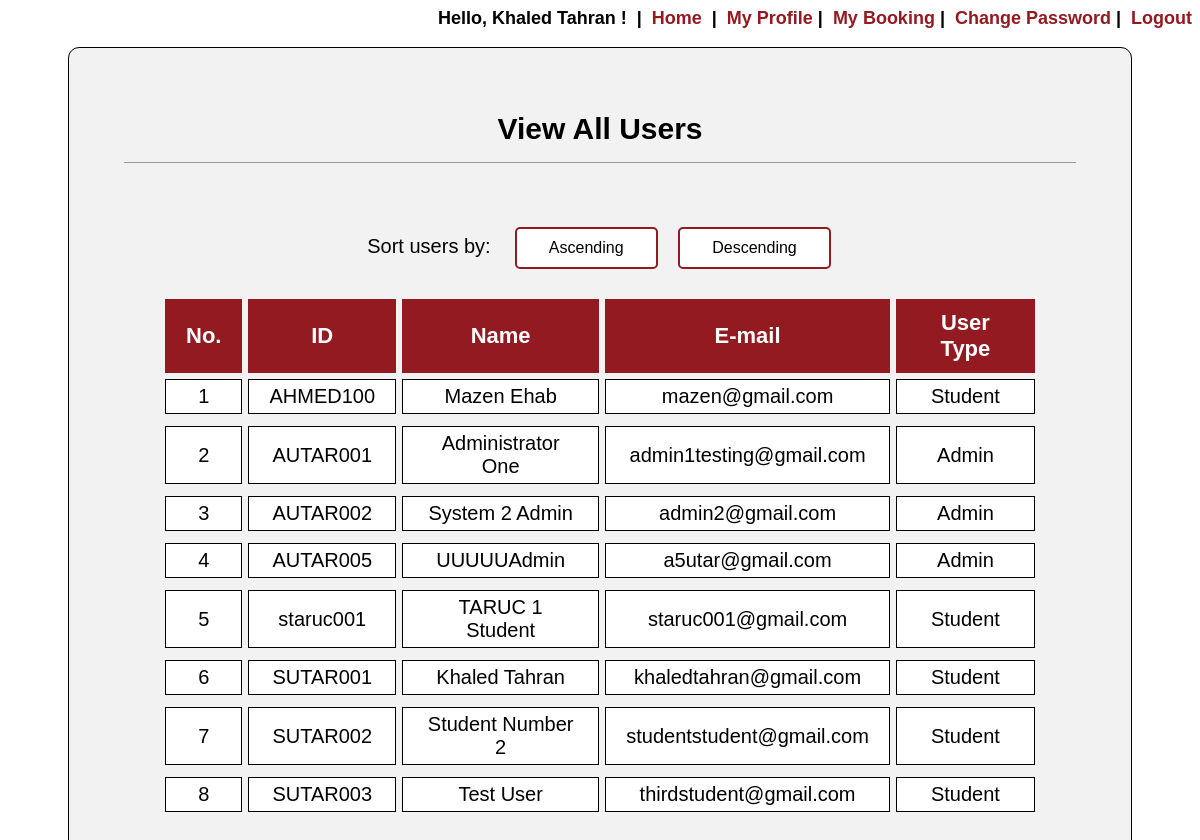
Page /user_manage_view.php (signed in) on the committed database.
### tables this page shows
CREATE TABLE `user_details` (
  `UserNo` int(10) NOT NULL,
  `UserID` varchar(10) NOT NULL,
  `UserFullName` varchar(80) NOT NULL,
  `UserPassword` varchar(12) NOT NULL,
  `UserType` varchar(11) NOT NULL,
  `UserEmail` varchar(50) NOT NULL,
  `UserImage` longblob NOT NULL,
  `UserImageName` varchar(50) NOT NULL
);

### user_manage_view.php (the view, shortened to what this page needs)
<?php
include "database/connect.php";
include 'session.php';
?>
<!DOCTYPE html>
<html>
<head>
</head>
<body background="image\bg.png">
	<div id="view" align="center">
		<br>
		<p><span style="font-weight: 900;font-size: 30px">View All Users</span>
		</p>
		<hr>
		<form action="user_manage_view.php" method="POST" style="font-size: 20px;">
			Sort users by: &nbsp;&nbsp;
			<input type="submit" name="ascending" value="Ascending">&nbsp;&nbsp;
			<input type="submit" name="descending" value="Descending">
		</form>
		<table align="center" cellpadding="20px" cellspacing="6px">
			<tr>
				<th>No.</th>
				<th>ID</th>
				<th>Name</th>
				<th>E-mail</th>
				<th>User Type</th>
			</tr>
			<?php
			if (isset($_POST['ascending'])) {
				$count = 0;
				$conn = mysqli_connect($servername, $username, $password, $dbname);
				$read_user = "SELECT * FROM user_details ORDER BY UserFullName ASC";
				$result_read_user = mysqli_query($conn, $read_user);
				if (mysqli_num_rows($result_read_user) > 0) {
					while ($row = mysqli_fetch_array($result_read_user, MYSQLI_ASSOC)) {
						$count = $count + 1;
						echo "<tr>";
						echo "<td>" . $count . "</td>";
						echo "<td>" . $row['UserID'] . "</td>";
						echo "<td>" . $row['UserFullName'] . "</td>";
						echo "<td>" . $row['UserEmail'] . "</td>";
						echo "<td>" . $row['UserType'] . "</td>";
						echo "<tr>";
					}
				}
			} else {
				$count = 0;
				$conn = mysqli_connect($servername, $username, $password, $dbname);
				$read_user = "SELECT * FROM user_details ORDER BY UserID ASC";
				$result_read_user = mysqli_query($conn, $read_user);
				if (mysqli_num_rows($result_read_user) > 0) {
					while ($row = mysqli_fetch_array($result_read_user, MYSQLI_ASSOC)) {
						$count = $count + 1;
						echo "<tr>";
						echo "<td>" . $count . "</td>";
						echo "<td>" . $row['UserID'] . "</td>";
						echo "<td>" . $row['UserFullName'] . "</td>";
						echo "<td>" . $row['UserEmail'] . "</td>";
						echo "<td>" . $row['UserType'] . "</td>";
						echo "<tr>";
					}
				}
			}
			?>
		</table>
	</div>
</body>
</html>

### user_manage_view.php (style rules this page uses)
body { font-family: 'Cairo-Medium', sans-serif; }
form { margin-left: 60px; margin-top: 15px; margin-right: 60px; }
table { margin-left: 60px; margin-right: 60px; margin-bottom: 60px; text-align: justify; }
th { background-color: #931A21; border: 1px solid #931A21; font-size: 22px; text-align: center; padding-top: 10px; padding-bottom: 10px; color: white; }
td { border: 1px solid black; font-size: 20px; text-align: center; padding-top: 5px; padding-bottom: 5px; background-color: white; }
input[type=submit] { border: none; color: white; padding: 10px 32px; text-align: center; text-decoration: none; display: inline-block; font-size: 16px; margin: 4px 2px; transition-duration: 0.4s; cursor: pointer; background-color: white; color: black; border: 2px solid #931A21; border-radius: 5px; }
div { margin-left: 60px; margin-top: 15px; margin-right: 60px; padding: 30px; border: 0.5px solid black; border-radius: 11px; background-color: #f2f2f2; }
hr { border-bottom: none; border-left: none; border-right: none; width: 95%; padding-top: 10px; margin-bottom: 50px; }

### rows in the picture
user_details: UserID "AHMED100", UserFullName "Mazen Ehab", UserEmail "mazen@gmail.com", UserType "Student"
user_details: UserID "AUTAR001", UserFullName "Administrator One", UserEmail "admin1testing@gmail.com", UserType "Admin"
user_details: UserID "AUTAR002", UserFullName "System 2 Admin", UserEmail "admin2@gmail.com", UserType "Admin"
user_details: UserID "AUTAR005", UserFullName "UUUUUAdmin", UserEmail "a5utar@gmail.com", UserType "Admin"
user_details: UserID "staruc001", UserFullName "TARUC 1 Student", UserEmail "staruc001@gmail.com", UserType "Student"
user_details: UserID "SUTAR001", UserFullName "Khaled Tahran", UserEmail "khaledtahran@gmail.com", UserType "Student"
user_details: UserID "SUTAR002", UserFullName "Student Number 2", UserEmail "studentstudent@gmail.com", UserType "Student"
user_details: UserID "SUTAR003", UserFullName "Test User", UserEmail "thirdstudent@gmail.com", UserType "Student"

### other values in the picture
$_SESSION['UserFullName'] "Khaled Tahran"
